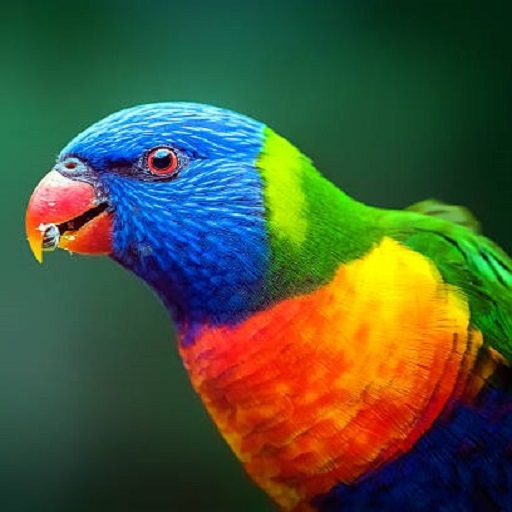
#> input picture Images/aaa.jpg, 512 x 512 px, found by its file name
$ python 'Lab_2(c).py'
#> lines starting #> are read from the running program, lines starting #| are printed output that depends on the picture
import numpy as np
import cv2
import matplotlib.pyplot as plt

path = 'Digital Image Processing/Images/aaa.jpg'
img = cv2.imread(path,0)
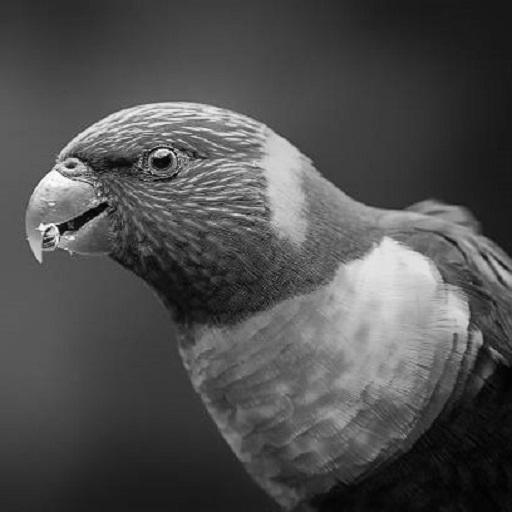
#> img: shape (512, 512); min 1, max 255, mean 78.6
img = cv2.resize(img,(512,512))

[h,w] = img.shape
#> h = 512; w = 512

plt.figure(figsize=(10,5))
plt.subplot(2,2,1)
plt.imshow(img, cmap = 'gray')
plt.title('Original Image')


last3bit_image = img & 0b11100000
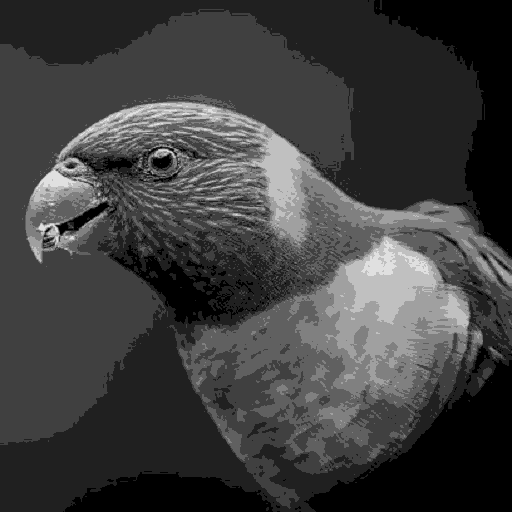
#> last3bit_image: shape (512, 512); min 0, max 224, mean 62.3
plt.subplot(2,2,2)
plt.imshow(last3bit_image, cmap = 'gray')
plt.title('last 3 bit Image')


difference_image = img - last3bit_image
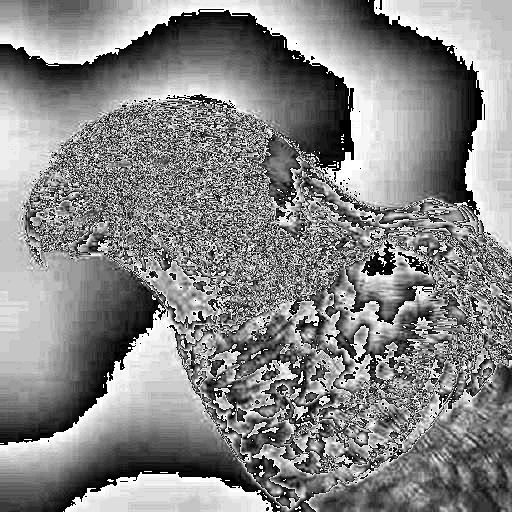
#> difference_image: shape (512, 512); min 0, max 31, mean 16.4; drawn with min black and max white
plt.subplot(2,2,(3,4))
plt.imshow(difference_image, cmap = 'gray')
plt.title('Difference Image')

plt.tight_layout()
plt.show()
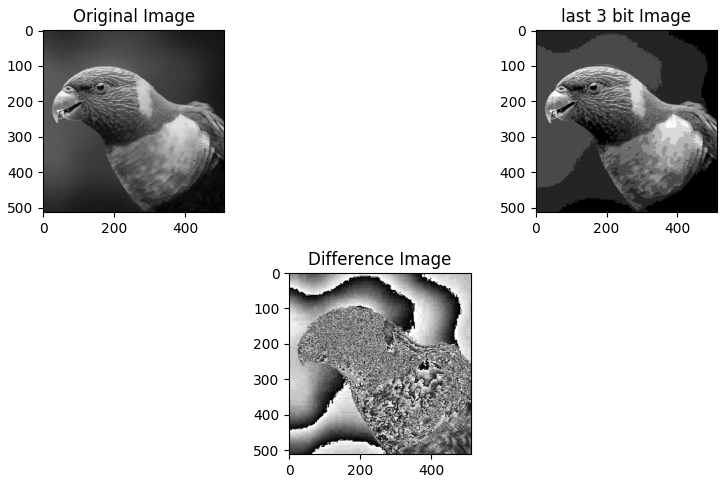
#> figure drawn by matplotlib, 3 panels

$ run again, with Images/a.jpg copied over Images/aaa.jpg
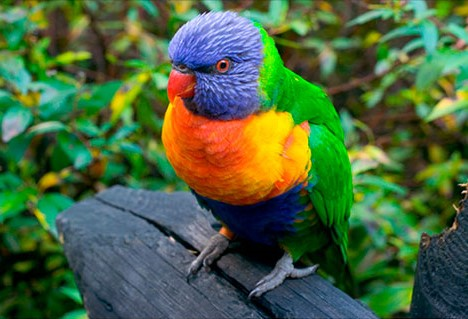
#> input picture Images/a.jpg, 468 x 319 px, found by its file name
#> `last3bit_image = img & 0b11100000`:
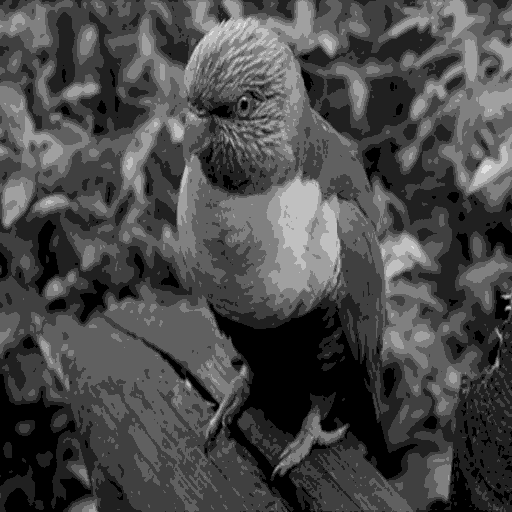
#> last3bit_image: shape (512, 512); min 0, max 224, mean 73.7
#> `difference_image = img - last3bit_image`:
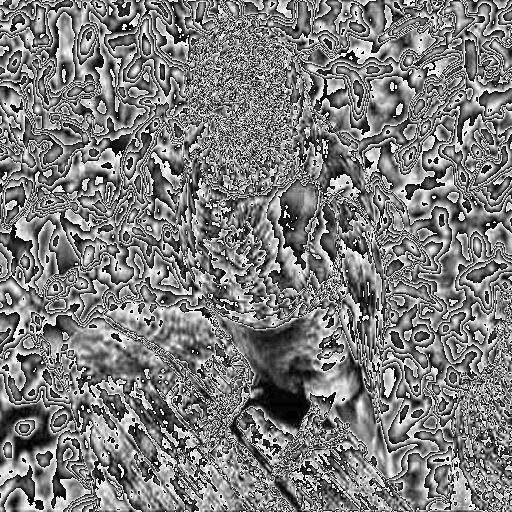
#> difference_image: shape (512, 512); min 0, max 31, mean 15.2; drawn with min black and max white
